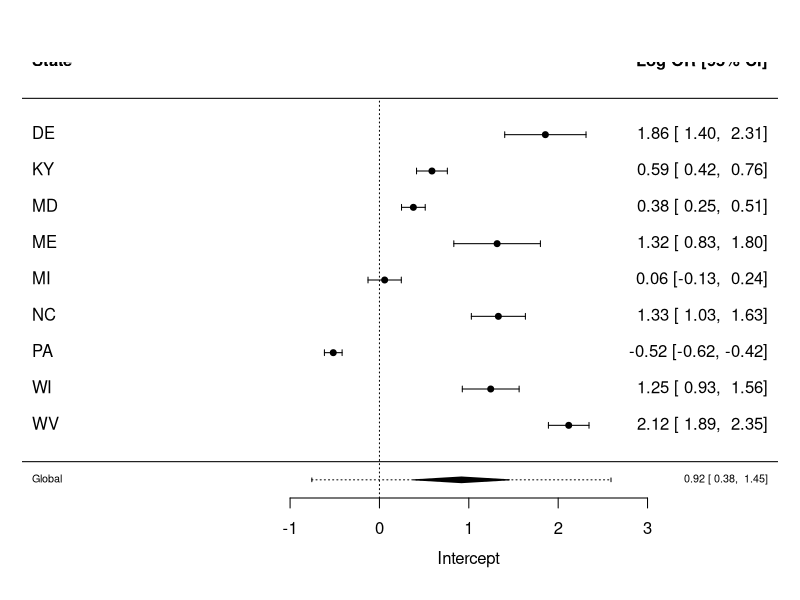
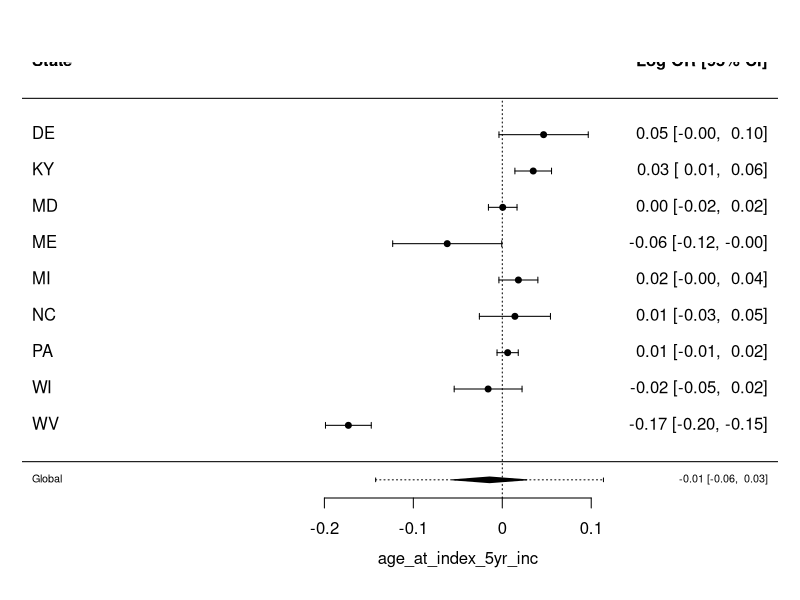
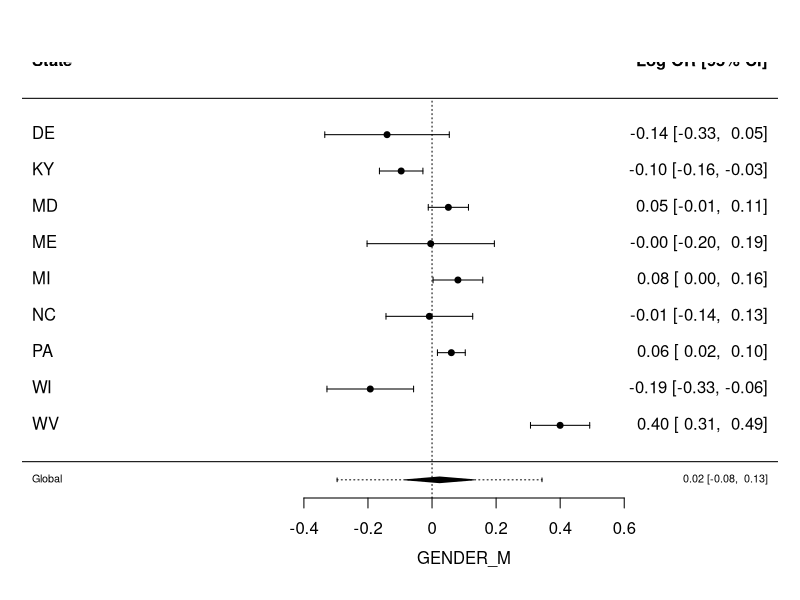
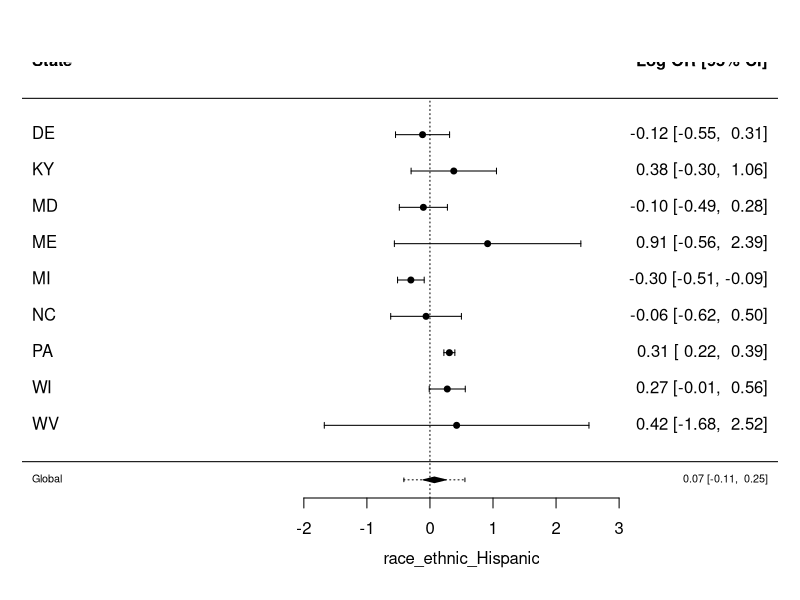
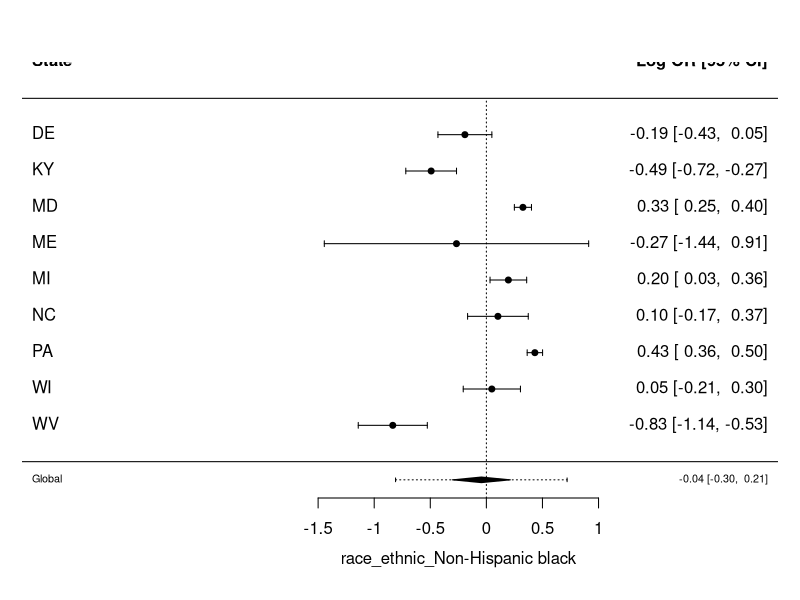
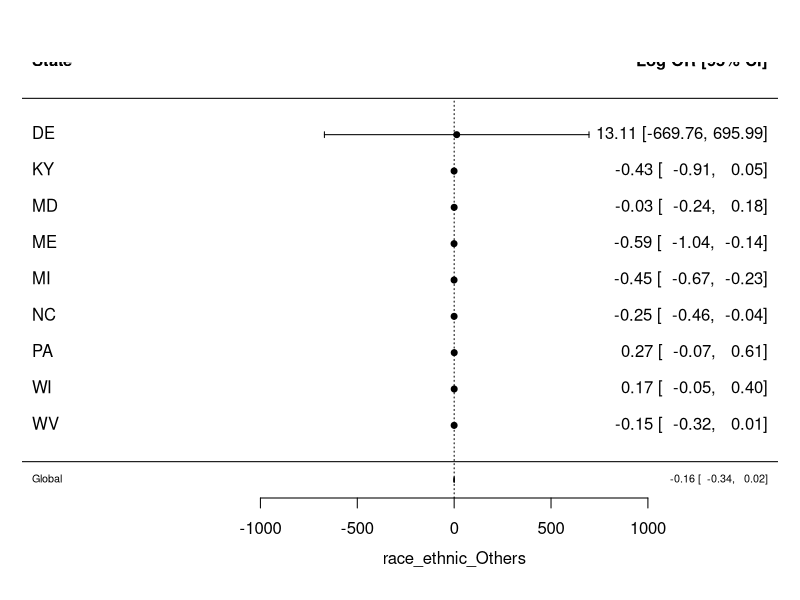
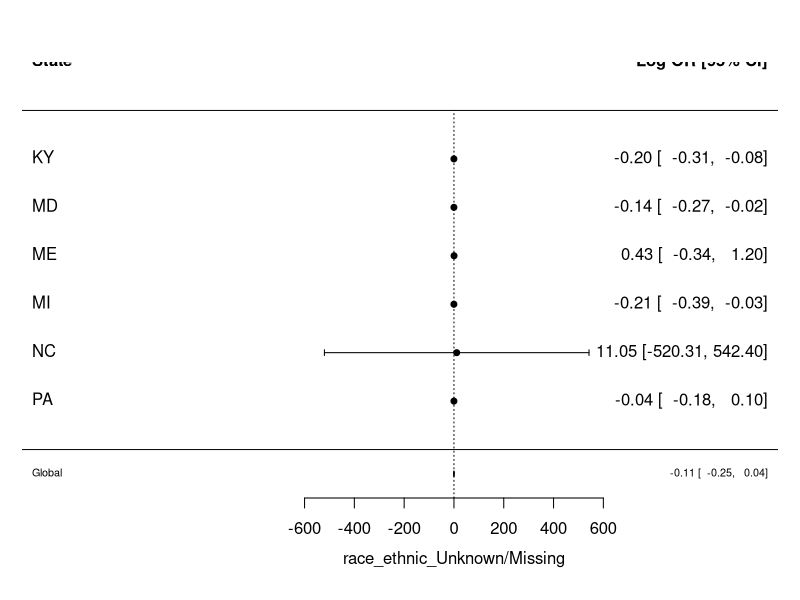
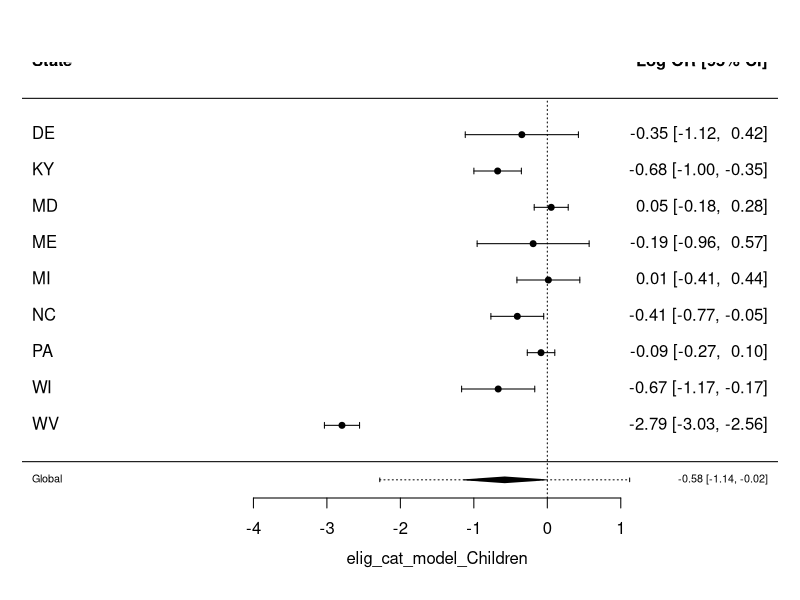

Source code (R) for these figures, in order:
## ---- chunk 1
knitr::opts_chunk$set(echo = TRUE)
## ---- chunk 2
### load packages needed
library(metafor) # this is for meta-analysis
library(ggplot2) # this is for plotting nice figures
## ---- chunk 3
### read the input file that contains estimates and standard errors from states
dd <- read.csv("data/Aim2_UDS_logistic_model_Either_UDS_v2.csv")

### state key lookup table
state_key <- cbind(c("J", "A", "B", "C", "D", "E", "F", "K", "G", "H", "I", "L"),
                   c("DE", "KY", "MD", "MI", "NC", "OH", "PA", "TN", "VA", "WI", "WV", "ME"))

state_include <- unique(dd$State) # the unique states included in this analysis
state_key <- state_key[state_key[, 2] %in% state_include, ]
#print(state_key)
## ---- chunk 4
### prepare the data
dd$Parameter <- paste0(dd$Variable, ifelse(dd$ClassVal0 == "", "", "_"), dd$ClassVal0)

# create a new name for the variables for convenience
uniqueParameter <- unique(dd$Parameter) # all unique variables
#print(uniqueParameter) # the unique parameters in order of appearing in the data (might not be the desired order)
uniqueParameter <- c("Intercept", "age_at_index_5yr_inc", "GENDER_M", 
                     "race_ethnic_Hispanic", "race_ethnic_Non-Hispanic black", "race_ethnic_Others",
                     "race_ethnic_Unknown/Missing",
                     "elig_cat_model_Children", "elig_cat_model_Disabled", "rural_Rural", 
                     "ID_1", "MISUD_1", "MEDCOMP_1", 
                     "any_od_preperiod_1", "op_prof_pr_dx_oud_pr_1", "either_UDS_pre_1", 
                     "index_yr_2017", "index_yr_2018", "index_yr_2019") # set the order manually
dd$order <- as.numeric(factor(dd$Parameter, levels = uniqueParameter)) # save the parameter display order in data as a new column
dd$State_letter <- state_key[match(dd$State, state_key[, 2]), 1] # attach the state key as a new column
info_columns <- unique(dd[, c("order", "Variable", "ClassVal0", "Parameter", "Exclude_from_forestplot")]) # save the info columns
p <- nrow(info_columns)
dd <- dd[order(dd$State, dd$order), ] # ORDER by state abbreviation, then by the parameter display order
# dd <- dd[order(dd$State_letter, dd$order), ] # OR CAN ORDER by letters
#View(dd)
## ---- chunk 5
  ### meta-analysis for each of the adjusted variables at a time, in a for loop
  result_est <- c()
  result_se <- c()
  result_95ci_lb <- c()
  result_95ci_ub <- c()
  result_90pci_lb <- c()
  result_90pci_ub <- c()
  result_pval <- c()
  result_tau2 <- c()
  result_isq <- c()
  result_Q <- c()
  result_Qp <- c()
  result_est_min <- c()
  result_est_max <- c()
  
for(i in 1:p) {
  dd_i <- dd[dd$order == i, ] # data of the corresponding parameter
  estimate <- dd_i[, "Estimate"]
  sderr <- dd_i[, "StdErr"]
  state <- dd_i[, "State"]
  # issue <- dd[dd$order == i, "possible_issue_variable"] # if any marked as problematic
  keep <- (sderr != 0) & (!is.na(estimate)) # check if stderr = 0 or estimate = NA, exclude
  #print(dd_i[, "Parameter"][1])
  #print(rbind(state[!keep], 
  #            estimate[!keep],
  #            sderr[!keep])) # if there is any not to include, print to see their estimate and stderr
  
  # random effect meta-analysis by the Hartung-Knapp-Sidik-Jonkman method
  # https://bmcmedresmethodol.biomedcentral.com/articles/10.1186/1471-2288-14-25
  dat <- data.frame(yi = estimate[keep], vi = sderr[keep]^2, state = state[keep])
  # meta analysis typically done on the log of the OR, log of the RR, etc
  metahksj <- rma(yi, vi, data = dat, method = "SJ", test="knha", level = 95)
  metahksj_pred90 <- predict(metahksj, level = 90)   ### prediction interval, based on T dist
  # forest(metahksj) # default plot
  forest(metahksj, 
         addfit = FALSE, # set this to false to suppress global, will manually add later
         addcred = FALSE, # set this to false to suppress global, will manually add later
         slab = dat$state, # study label
         ylim = c(0, metahksj$k+3),
         rows = c((metahksj$k+1):2), # can be adjusted, height location of display [leave room for global at bottom]
         mlab = "Summary:", 
         xlab = dd_i[, "Parameter"][1], # x-axis label
         psize = 0.8, # dot size
         level = 95, # CI level
         refline = 0, # vertical reference line
         pch = 19, # dot shape/type
         # transf = exp, # whether transformation of scale should be done
         showweights = FALSE, 
         header = c("State", "Log OR [95% CI]"), # CHECK LABEL TO BE Log OR
         top = 2) # Plots 95% CI and 95% PI
  addpoly(metahksj, row = 0.5, cex = 0.65, mlab = "Global", addcred = TRUE, 
          # transf = exp, # whether transformation of scale should be done
          level = 0.9, annotate = TRUE) # in this way, the CI will be 95%, the PI will be 90% [this is a work around]
  abline(h = 1)

  result_est <- c(result_est, metahksj$b)
  result_se <- c(result_se, metahksj$se)
  result_pval <- c(result_pval, metahksj$pval)
  result_tau2 <- c(result_tau2, metahksj$tau2)
  result_isq <- c(result_isq, metahksj$I2)
  result_Q <- c(result_Q, metahksj$QE)
  result_Qp <- c(result_Qp, metahksj$QEp)
  result_est_min <- c(result_est_min, min(estimate[keep], na.rm = TRUE))
  result_est_max <- c(result_est_max, max(estimate[keep], na.rm = TRUE))
  result_95ci_lb <- c(result_95ci_lb, metahksj$ci.lb)
  result_95ci_ub <- c(result_95ci_ub, metahksj$ci.ub)
  result_90pci_lb <- c(result_90pci_lb, metahksj_pred90$cr.lb)
  result_90pci_ub <- c(result_90pci_ub, metahksj_pred90$cr.ub)
}
## ---- chunk 6
### prepare table to be printed out
outdata <- data.frame(info_columns, 
                      estimate = result_est,
                      se = result_se,
                      ci_lb = result_95ci_lb,
                      ci_ub = result_95ci_ub,
                      OR_estimate = exp(result_est),
                      OR_ci_lb = exp(result_95ci_lb),
                      OR_ci_ub = exp(result_95ci_ub),
                      pvalue = result_pval, 
                      tau = sqrt(result_tau2),
                      pci_lb = result_90pci_lb,
                      pci_ub = result_90pci_ub,
                      OR_pci_lb = exp(result_90pci_lb),
                      OR_pci_ub = exp(result_90pci_ub),
                      Isquare = result_isq, CochranQ = result_Q, 
                      CochranQpvalue = result_Qp, 
                      range_lb = result_est_min,
                      range_ub = result_est_max)

outdata$description <- paste0("(global OR ", round(outdata$OR_estimate, 2), ", ",
                              "95% CI: ", round(outdata$OR_ci_lb, 2), "-", round(outdata$OR_ci_ub, 2),
                              ", p", ifelse(outdata$pvalue < 0.0001, "<0.0001", paste0("=", signif(outdata$pvalue, 2))), ", ", 
                              "90% PI: ", round(outdata$OR_pci_lb, 2), "-", round(outdata$OR_pci_ub, 2),
                              ")")
## ---- chunk 7
### FIGURE per JAMA style
outdata_outcome <- outdata[is.na(outdata$Exclude_from_forestplot), ] # exclude some not to be plot
#outdata_outcome$Parameter
variables <- c("Age Index", "Male", "Hispanic", "Non Hisp. Black", "Other Race/Ethnicity",
               "Children", "Disabled", "Rural", "ID", "MISUD", "MEDCOMP",
               "Any OD Pre", "OD Prof Pr Dx Oud Pr", "Either UDS Pre",
               "2017", "2018", "2019")
#cbind(outdata_outcome$Parameter, variables)

### because we want to also plot reference levels, we create the data for those
refvariables <- c("2014 [REF]", "Non Disabled Adult [REF]", "Non Hisp. White [REF]")
outdata_outcome <- rbind(outdata_outcome, NA, NA, NA)
rownames(outdata_outcome) <- c(variables, refvariables)
outdata_outcome$estimate[is.na(outdata_outcome$estimate)] <- 0
outdata_outcome$pci_lb[is.na(outdata_outcome$pci_lb)] <- 0
outdata_outcome$pci_ub[is.na(outdata_outcome$pci_ub)] <- 0
outdata_outcome$ci_lb[is.na(outdata_outcome$ci_lb)] <- 0
outdata_outcome$ci_ub[is.na(outdata_outcome$ci_ub)] <- 0

ggplotdata <- outdata_outcome
ggplotdata$variables <- as.factor(rownames(ggplotdata))
levels(ggplotdata$variables)
ggplotdata$variables <- factor(ggplotdata$variables,    
                               levels = c("Age Index", "Male", "Hispanic", "Non Hisp. Black", "Other Race/Ethnicity", "Children", "Disabled", "Rural", "ID", "MISUD", "MEDCOMP", "Any OD Pre",  "OD Prof Pr Dx Oud Pr", "Either UDS Pre", "2019", "2018", "2017", "2014 [REF]", "Non Disabled Adult [REF]", "Non Hisp. White [REF]"))

# create variable groups for clustered display
ggplotdata$variablesgroup <- as.factor(c("Age", "Sex", "Race/Ethnicity", "Race/Ethnicity", "Race/Ethnicity",  "Eligibility Group", "Eligibility Group",
                                         "Region", "ID", "MISUD", "MEDCOMP", "Any OD Pre", "OD Prof Pr Dx Oud Pr", "Either UDS Pre",
                                         "Year", "Year", "Year", 
                                         "Year", "Eligibility Group", "Race/Ethnicity"))

ggplotdata$variablesgroup <- factor(ggplotdata$variablesgroup,
                                    levels = c("Age", "Sex", "Race/Ethnicity", "Eligibility Group", "Region", "Year", "ID", "MISUD", "MEDCOMP", "Any OD Pre", "OD Prof Pr Dx Oud Pr", "Either UDS Pre"))

### ggplot the log OR
ggplot(ggplotdata,
       aes(x = (estimate), y = variables, group = 1)) +
  geom_errorbarh(height = 0.0, size = 1.8, aes(xmin = (pci_lb), xmax = (pci_ub)), colour="grey88", alpha = 0.5) +
  geom_errorbarh(height = 0.0, size = 0.8, aes(xmin = (ci_lb), xmax = (ci_ub)), colour="grey22", alpha = 0.5) +
  geom_point(colour = "black", size = 1.8, alpha = 1) +
  labs(y = NULL, 
       x = "Adjusted Log OR", ### plotting the LOG OR here
       title = NULL) + 
  geom_vline(xintercept = 0, linetype = "dashed", color = "blue", alpha = 0.5) +
  theme_bw() +  
  theme(axis.text.y = element_text(angle = 0, hjust = 1, size = rel(1.2)),
        axis.title.y = element_text(size = rel(1.2)),
        strip.text.y = element_text(size = rel(0.6)),
        axis.text.x = element_text(size = rel(1.1)),
        axis.title.x = element_text(size = rel(1.2), hjust = 0.5),
        plot.title = element_text(size = rel(1.2)),
        strip.background = element_rect(fill="gray95"),
        panel.grid.major = element_blank(), panel.grid.minor = element_blank(),
        plot.margin = unit(c(0.5, 0.5, 0.5, 0.5), "cm")
  ) +
  facet_grid(variablesgroup ~ ., drop = TRUE, scales = "free", space = "free")



## ---- chunk 8
ggplotdata$addtext <- paste0("", round(ggplotdata$OR_estimate, 2), ", ",
                             "[", round(ggplotdata$OR_ci_lb, 2), "-", round(ggplotdata$OR_ci_ub, 2), "]")



### ggplot the OR, i.e., exp(log OR)
p <- ggplot(ggplotdata,
            aes(x = exp(estimate), y = variables, group = 1)) +
  geom_errorbarh(height = 0.0, size = 1.8, aes(xmin = exp(pci_lb), xmax = exp(pci_ub)), colour="grey88", alpha = 0.5) +
  geom_errorbarh(height = 0.0, size = 0.8, aes(xmin = exp(ci_lb), xmax = exp(ci_ub)), colour="grey22", alpha = 0.5) +
  geom_point(colour = "black", size = 1.8, alpha = 1) +
  labs(y = NULL, 
       x = "Adjusted OR",
       title = NULL) + 
  geom_vline(xintercept = 1, linetype = "dashed", color = "blue", alpha = 0.5) +
  coord_trans(x = "log2") +
  scale_x_continuous(limits = c(0.0001, 8), # make the x range to be wider on the left side
    breaks = c(0.1, 0.2, 0.5, 1, 2, 4, 6),
    label = c("0.1", "0.2", "0.5", "1", "2", "4", "6")) +
  theme_bw() +  
  theme(axis.text.y = element_text(angle = 0, hjust = 1, size = rel(1.2)),
        axis.title.y = element_text(size = rel(1.2)),
        strip.text.y = element_text(size = rel(0.6)),
        axis.text.x = element_text(size = rel(1.1)),
        axis.title.x = element_text(size = rel(1.2), hjust = 0.5),
        plot.title = element_text(size = rel(1.2)),
        strip.background = element_rect(fill="gray95"),
        panel.grid.major = element_blank(), panel.grid.minor = element_blank(),
        plot.margin = unit(c(0.5, 0.5, 0.5, 0.5), "cm")
  ) +
  facet_grid(variablesgroup ~ ., drop = TRUE, scales = "free", space = "free")+ 
  geom_text(aes(label = addtext, x = 0.0001), hjust = 0)+
  geom_text(aes(label = addtext, x = 0.06), hjust = 1)+
  geom_text(aes(label = addtext, x = 0.002), hjust = 0.5)

p 
